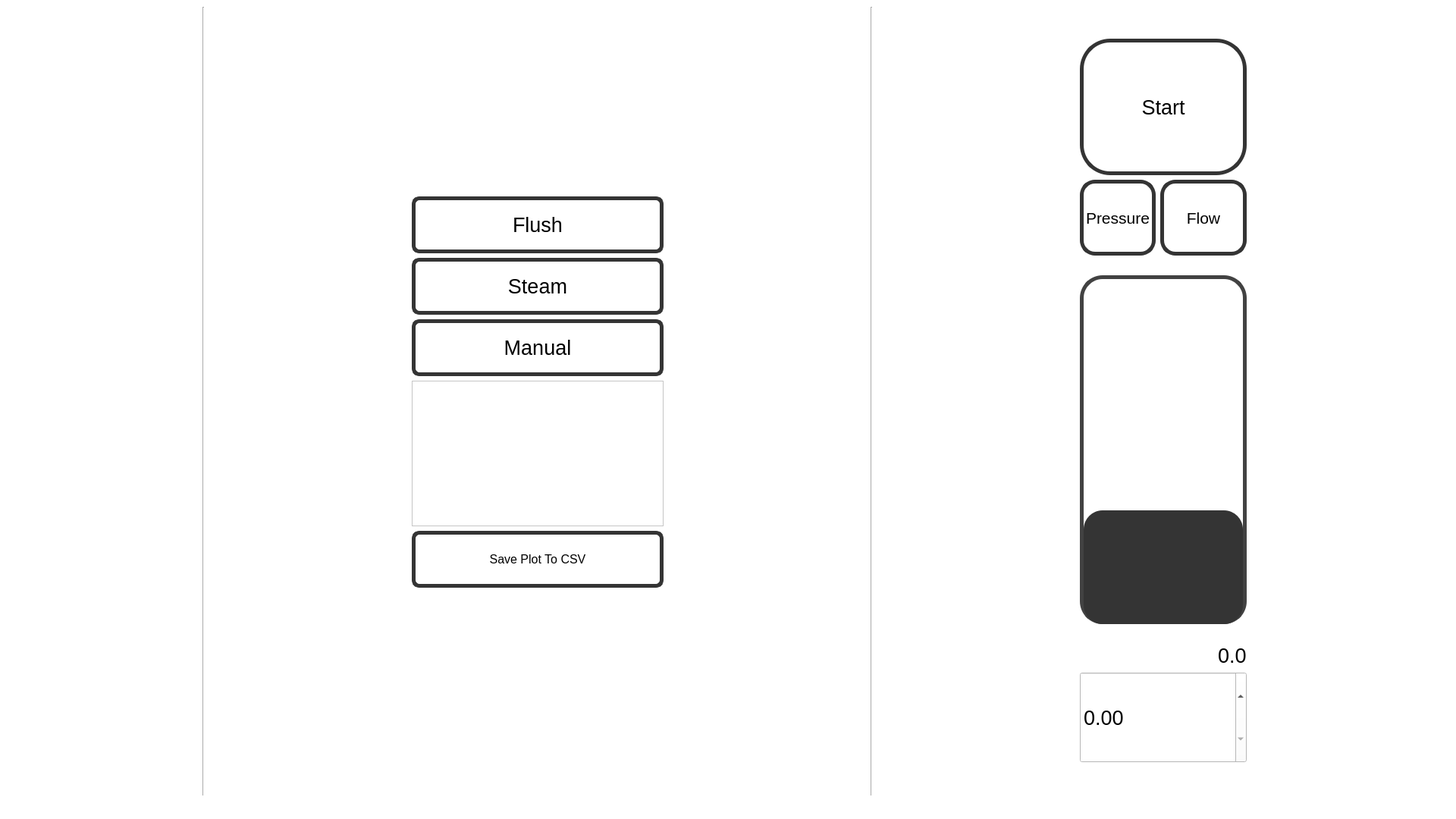
<?xml version="1.0" encoding="UTF-8"?>
<ui version="4.0">
 <class>EspressoGUI</class>
 <widget class="QMainWindow" name="EspressoGUI">
  <property name="geometry">
   <rect>
    <x>0</x>
    <y>0</y>
    <width>1920</width>
    <height>1080</height>
   </rect>
  </property>
  <property name="sizePolicy">
   <sizepolicy hsizetype="MinimumExpanding" vsizetype="MinimumExpanding">
    <horstretch>0</horstretch>
    <verstretch>0</verstretch>
   </sizepolicy>
  </property>
  <property name="minimumSize">
   <size>
    <width>1920</width>
    <height>1080</height>
   </size>
  </property>
  <property name="maximumSize">
   <size>
    <width>1920</width>
    <height>1080</height>
   </size>
  </property>
  <property name="windowTitle">
   <string>Plotter</string>
  </property>
  <property name="styleSheet">
   <string notr="true">background-color: #FFFFFF;</string>
  </property>
  <property name="inputMethodHints">
   <set>Qt::ImhDigitsOnly</set>
  </property>
  <widget class="QWidget" name="centralwidget">
   <property name="sizePolicy">
    <sizepolicy hsizetype="MinimumExpanding" vsizetype="MinimumExpanding">
     <horstretch>0</horstretch>
     <verstretch>0</verstretch>
    </sizepolicy>
   </property>
   <property name="minimumSize">
    <size>
     <width>1024</width>
     <height>768</height>
    </size>
   </property>
   <property name="layoutDirection">
    <enum>Qt::LeftToRight</enum>
   </property>
   <layout class="QHBoxLayout" name="horizontalLayout">
    <property name="sizeConstraint">
     <enum>QLayout::SetMinimumSize</enum>
    </property>
    <item>
     <widget class="Line" name="line_3">
      <property name="orientation">
       <enum>Qt::Vertical</enum>
      </property>
     </widget>
    </item>
    <item>
     <widget class="QWidget" name="verticalWidget" native="true">
      <property name="sizePolicy">
       <sizepolicy hsizetype="Maximum" vsizetype="Fixed">
        <horstretch>0</horstretch>
        <verstretch>0</verstretch>
       </sizepolicy>
      </property>
      <property name="maximumSize">
       <size>
        <width>350</width>
        <height>16777215</height>
       </size>
      </property>
      <layout class="QVBoxLayout" name="verticalLayout_2">
       <property name="sizeConstraint">
        <enum>QLayout::SetMinimumSize</enum>
       </property>
       <item>
        <widget class="QPushButton" name="flushButton">
         <property name="minimumSize">
          <size>
           <width>0</width>
           <height>75</height>
          </size>
         </property>
         <property name="font">
          <font>
           <pointsize>20</pointsize>
          </font>
         </property>
         <property name="styleSheet">
          <string notr="true">QPushButton{
border-style: solid;
border-color: #343434;
border-width: 5px;
border-radius: 10px;
}</string>
         </property>
         <property name="text">
          <string>Flush</string>
         </property>
         <property name="checkable">
          <bool>true</bool>
         </property>
        </widget>
       </item>
       <item>
        <widget class="QPushButton" name="steamButton">
         <property name="minimumSize">
          <size>
           <width>0</width>
           <height>75</height>
          </size>
         </property>
         <property name="font">
          <font>
           <pointsize>20</pointsize>
          </font>
         </property>
         <property name="styleSheet">
          <string notr="true">QPushButton{
border-style: solid;
border-color: #343434;
border-width: 5px;
border-radius: 10px;
}</string>
         </property>
         <property name="text">
          <string>Steam</string>
         </property>
        </widget>
       </item>
       <item>
        <widget class="QPushButton" name="manualButton">
         <property name="minimumSize">
          <size>
           <width>0</width>
           <height>75</height>
          </size>
         </property>
         <property name="font">
          <font>
           <pointsize>20</pointsize>
          </font>
         </property>
         <property name="styleSheet">
          <string notr="true">QPushButton{
border-style: solid;
border-color: #343434;
border-width: 5px;
border-radius: 10px;
}</string>
         </property>
         <property name="text">
          <string>Manual</string>
         </property>
         <property name="checkable">
          <bool>true</bool>
         </property>
        </widget>
       </item>
       <item>
        <widget class="QListWidget" name="modeList">
         <property name="font">
          <font>
           <family>MS Shell Dlg 2</family>
           <pointsize>20</pointsize>
          </font>
         </property>
        </widget>
       </item>
       <item>
        <widget class="QPushButton" name="saveButton">
         <property name="sizePolicy">
          <sizepolicy hsizetype="Minimum" vsizetype="Fixed">
           <horstretch>0</horstretch>
           <verstretch>0</verstretch>
          </sizepolicy>
         </property>
         <property name="minimumSize">
          <size>
           <width>0</width>
           <height>75</height>
          </size>
         </property>
         <property name="font">
          <font>
           <pointsize>12</pointsize>
          </font>
         </property>
         <property name="styleSheet">
          <string notr="true">QPushButton{
border-style: solid;
border-color: #343434;
border-width: 5px;
border-radius: 10px;
}</string>
         </property>
         <property name="text">
          <string>Save Plot To CSV</string>
         </property>
        </widget>
       </item>
       <item>
        <widget class="QWidget" name="gridWidget" native="true">
         <property name="sizePolicy">
          <sizepolicy hsizetype="Maximum" vsizetype="Fixed">
           <horstretch>0</horstretch>
           <verstretch>0</verstretch>
          </sizepolicy>
         </property>
         <property name="maximumSize">
          <size>
           <width>220</width>
           <height>16777215</height>
          </size>
         </property>
         <layout class="QGridLayout" name="gridLayout_3"/>
        </widget>
       </item>
      </layout>
     </widget>
    </item>
    <item>
     <layout class="QVBoxLayout" name="plotLayout"/>
    </item>
    <item>
     <widget class="Line" name="line_5">
      <property name="orientation">
       <enum>Qt::Vertical</enum>
      </property>
     </widget>
    </item>
    <item>
     <widget class="QWidget" name="verticalWidget" native="true">
      <property name="sizePolicy">
       <sizepolicy hsizetype="Minimum" vsizetype="Preferred">
        <horstretch>0</horstretch>
        <verstretch>0</verstretch>
       </sizepolicy>
      </property>
      <property name="minimumSize">
       <size>
        <width>250</width>
        <height>0</height>
       </size>
      </property>
      <property name="maximumSize">
       <size>
        <width>220</width>
        <height>16777215</height>
       </size>
      </property>
      <layout class="QVBoxLayout" name="PlotLayout" stretch="0">
       <property name="sizeConstraint">
        <enum>QLayout::SetMinimumSize</enum>
       </property>
       <item>
        <layout class="QGridLayout" name="gridLayout">
         <property name="sizeConstraint">
          <enum>QLayout::SetFixedSize</enum>
         </property>
         <item row="6" column="0">
          <widget class="QDoubleSpinBox" name="tempBox">
           <property name="minimumSize">
            <size>
             <width>150</width>
             <height>120</height>
            </size>
           </property>
           <property name="font">
            <font>
             <pointsize>20</pointsize>
            </font>
           </property>
           <property name="maximum">
            <double>100.000000000000000</double>
           </property>
          </widget>
         </item>
         <item row="2" column="0">
          <layout class="QGridLayout" name="gridLayout_2">
           <item row="2" column="0">
            <widget class="QPushButton" name="presPushButton">
             <property name="sizePolicy">
              <sizepolicy hsizetype="Fixed" vsizetype="Fixed">
               <horstretch>0</horstretch>
               <verstretch>0</verstretch>
              </sizepolicy>
             </property>
             <property name="minimumSize">
              <size>
               <width>100</width>
               <height>100</height>
              </size>
             </property>
             <property name="font">
              <font>
               <pointsize>16</pointsize>
              </font>
             </property>
             <property name="styleSheet">
              <string notr="true">QPushButton{
border-style: solid;
border-color: #343434;
border-width: 5px;
border-radius: 20px;
}</string>
             </property>
             <property name="text">
              <string>Pressure</string>
             </property>
             <property name="checkable">
              <bool>true</bool>
             </property>
            </widget>
           </item>
           <item row="2" column="1">
            <widget class="QPushButton" name="flowPushButton">
             <property name="minimumSize">
              <size>
               <width>100</width>
               <height>100</height>
              </size>
             </property>
             <property name="font">
              <font>
               <pointsize>16</pointsize>
              </font>
             </property>
             <property name="styleSheet">
              <string notr="true">QPushButton{
border-style: solid;
border-color: #343434;
border-width: 5px;
border-radius: 20px;
}</string>
             </property>
             <property name="text">
              <string>Flow</string>
             </property>
             <property name="checkable">
              <bool>true</bool>
             </property>
            </widget>
           </item>
          </layout>
         </item>
         <item row="4" column="0">
          <widget class="QSlider" name="pressureSlider">
           <property name="sizePolicy">
            <sizepolicy hsizetype="Preferred" vsizetype="Fixed">
             <horstretch>0</horstretch>
             <verstretch>0</verstretch>
            </sizepolicy>
           </property>
           <property name="minimumSize">
            <size>
             <width>0</width>
             <height>500</height>
            </size>
           </property>
           <property name="layoutDirection">
            <enum>Qt::RightToLeft</enum>
           </property>
           <property name="autoFillBackground">
            <bool>false</bool>
           </property>
           <property name="styleSheet">
            <string notr="true">
QSlider::groove:vertical { 
	border: 5px solid #424242; 
	height: 450px; 
	border-radius: 30px;
}

QSlider::handle:vertical { 
	background-color: #343434; 
	border: 10px #343434; 
	width: 40px; 
	height: 150px; 
	line-height: 20px; 
	margin-top: -5px; 
	margin-bottom: -5px; 
	border-radius: 25px; 
}</string>
           </property>
           <property name="maximum">
            <number>100</number>
           </property>
           <property name="pageStep">
            <number>1</number>
           </property>
           <property name="orientation">
            <enum>Qt::Vertical</enum>
           </property>
           <property name="invertedAppearance">
            <bool>false</bool>
           </property>
           <property name="tickPosition">
            <enum>QSlider::TicksAbove</enum>
           </property>
           <property name="tickInterval">
            <number>10</number>
           </property>
          </widget>
         </item>
         <item row="5" column="0">
          <widget class="QLabel" name="pressureText">
           <property name="sizePolicy">
            <sizepolicy hsizetype="Fixed" vsizetype="Fixed">
             <horstretch>0</horstretch>
             <verstretch>0</verstretch>
            </sizepolicy>
           </property>
           <property name="font">
            <font>
             <pointsize>20</pointsize>
            </font>
           </property>
           <property name="layoutDirection">
            <enum>Qt::RightToLeft</enum>
           </property>
           <property name="text">
            <string>0.0</string>
           </property>
          </widget>
         </item>
         <item row="0" column="0">
          <widget class="QPushButton" name="startButton">
           <property name="sizePolicy">
            <sizepolicy hsizetype="Preferred" vsizetype="Fixed">
             <horstretch>0</horstretch>
             <verstretch>0</verstretch>
            </sizepolicy>
           </property>
           <property name="minimumSize">
            <size>
             <width>220</width>
             <height>180</height>
            </size>
           </property>
           <property name="font">
            <font>
             <pointsize>20</pointsize>
            </font>
           </property>
           <property name="layoutDirection">
            <enum>Qt::LeftToRight</enum>
           </property>
           <property name="styleSheet">
            <string notr="true">QPushButton{
border-style: solid;
border-color: #343434;
border-width: 5px;
border-radius: 40px;
}</string>
           </property>
           <property name="text">
            <string>Start</string>
           </property>
           <property name="checkable">
            <bool>true</bool>
           </property>
          </widget>
         </item>
        </layout>
       </item>
      </layout>
     </widget>
    </item>
   </layout>
  </widget>
  <widget class="QStatusBar" name="statusbar"/>
 </widget>
 <resources/>
 <connections/>
</ui>
